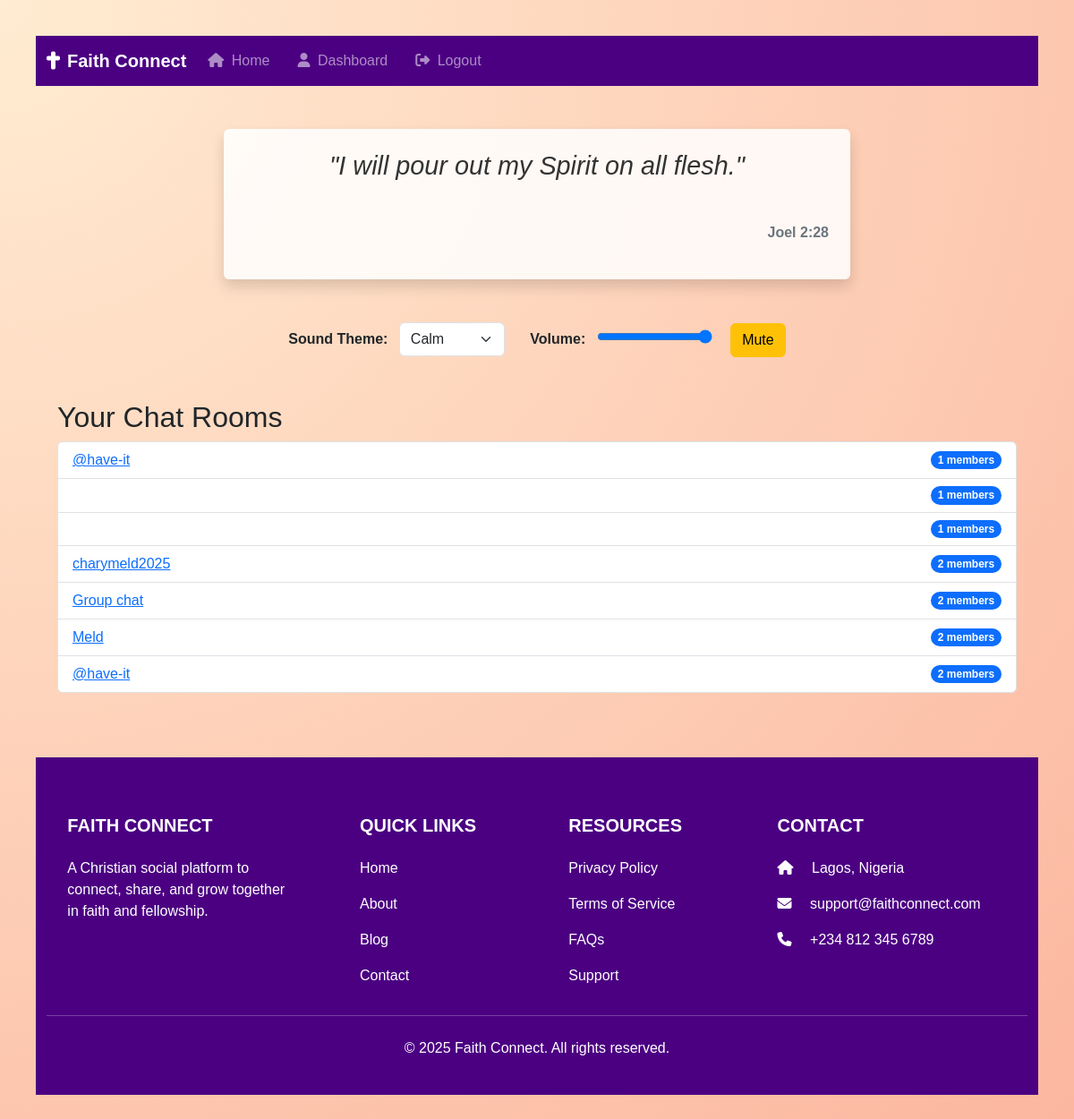
The app's page /messages/chats/ (signed in) with its own data.
### user_messages/models.py (models this page shows)
class ChatRoom(models.Model):
    name = models.CharField(max_length=255, default='Group chat')
    is_group = models.BooleanField(default=False)
    participants = models.ManyToManyField(settings.AUTH_USER_MODEL, related_name='chatrooms')
    created_by = models.ForeignKey(settings.AUTH_USER_MODEL, on_delete=models.SET_NULL, null=True, blank=True)
    created_at = models.DateTimeField(auto_now_add=True)

### user_messages/views.py (the view)
# urls.py: path('chats/', views.chat_list, name='chat_list'),    # list of all chats
@login_required
def chat_list(request):
    rooms = request.user.chatrooms.all()
    return render(request, 'user_messages/chat_list.html', {'rooms': rooms})

### user_messages/templates/user_messages/chat_list.html
{% extends 'base.html' %}
{% block content %}
<div class="container py-4">
    <h2>Your Chat Rooms</h2>
    <ul class="list-group">
        {% for room in rooms %}
        <li class="list-group-item d-flex justify-content-between align-items-center">
            <a href="{% url 'user_messages:chat_room' room.id %}">{{ room.name }}</a>
            <span class="badge bg-primary rounded-pill">{{ room.participants.count }} members</span>
        </li>
        {% empty %}
        <li class="list-group-item">You are not in any chat rooms yet.</li>
        {% endfor %}
    </ul>
</div>
{% endblock %}

### core/static/css/styles.css (style rules this page uses)
body { font-family: Arial, sans-serif; margin: 40px; }

### core/templates/base.html (style rules this page uses)
body { background: linear-gradient(-45deg, #e1bee7, #c5cae9, #b2ebf2, #dcedc8); background-size: 400% 400%; animation: gradientBG 15s ease infinite; }
body { background: radial-gradient(circle at top left, #ffecd2, #fcb69f); animation: bgPulse 10s infinite alternate; }

### records on screen
ChatRoom: name "@have-it", participants.count "1"
ChatRoom: participants.count "1"
ChatRoom: participants.count "1"
ChatRoom: name "charymeld2025", participants.count "2"
ChatRoom: name "Group chat", participants.count "2"
ChatRoom: name "Meld", participants.count "2"
ChatRoom: name "@have-it", participants.count "2"
